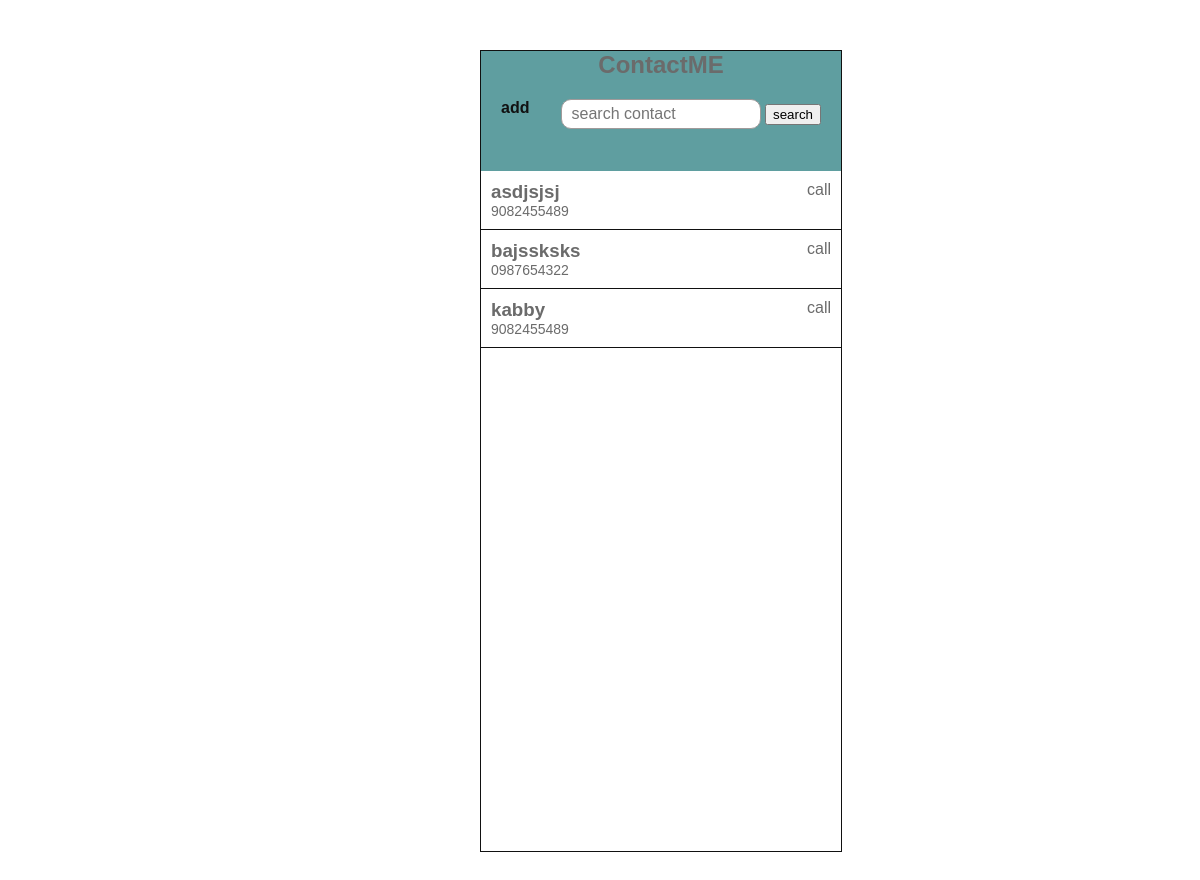
Before: / with the older database file.
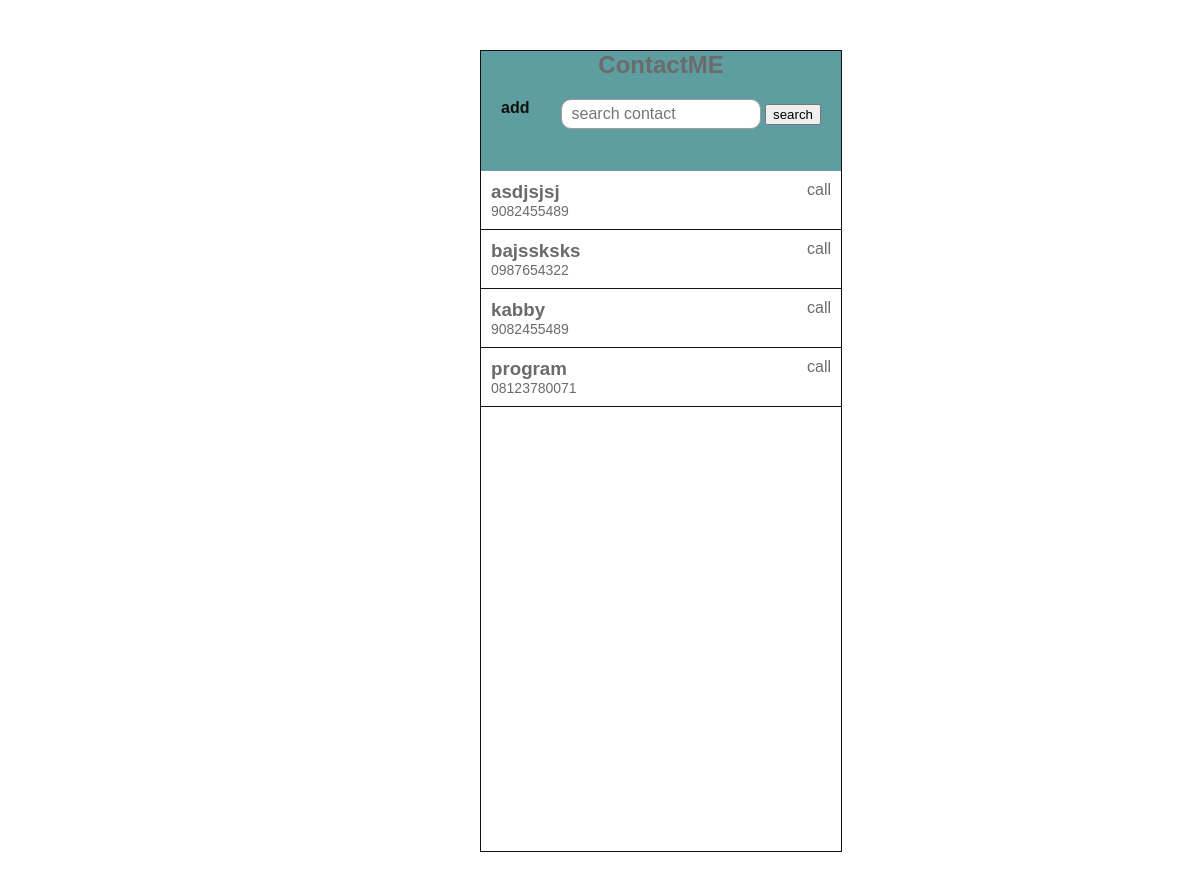
After: the same page with the newer database file.
### contacts/models.py (models this page shows, shortened)
class Contacts(models.Model):
    first_name = models.CharField(max_length=100)
    last_name = models.CharField(max_length=100 , blank=True,null=True)
    email = models.EmailField(null=True, blank=True)
    relationship = models.CharField(max_length=100, blank=True, null=True )
    number = models.CharField(max_length=20)
    created_at = models.DateTimeField(auto_now_add=True)
    address = models.TextField(blank=True,null=True)

### contacts/views.py (the view)
# urls.py: path('', views.index, name='index'),
def index(request):
    contacts = Contacts.objects.order_by('first_name')
    context = { 'contacts': contacts}
    return render(request, 'contacts/home.html', context)

### contacts/templates/contacts/home.html (shortened to what this page needs)
<!DOCTYPE html>
<html lang="en">
    <head>
        {% load static %}
        <link rel="stylesheet" href="{% static 'css/home.css' %}">
    </head>
    <body>
        <div class="main">
            <div class="head-main">
                <h2 class="title">ContactME</h2>
                <div class="header">
                    <a href="{% url 'add-contact' %}"><h4>add</h4></a>
                    <form action="{% url 'search-contact' %}" method="get">
                        <input name="search" type="text" placeholder="search contact">
                        <button type="submit">search</button>
                    </form>
                </div>
            </div>
            <div class="contact-list">
                {% for  contact in contacts %}
                <div class="contact-container">
                    <div class="contact-about">
                        <a href="{% url 'about-contact' contact.id  %}">
                            <h3>{{ contact.first_name}}</h3>
                            <p class="num">{{ contact.number}}</p>
                        </a>
                    </div>
                    <p class="call">call</p>
                </div>
                {%endfor%}
            </div>
        </div>
</body>
</html>

### contacts/static/css/home.css (style rules this page uses)
body { padding: 0; margin: 0; font-size: 16px; font-family: Verdana, Geneva, Tahoma, sans-serif; color: #6b6b6b; }
h1,h2,h3,h4,li,p { padding: 0; margin: 0; color: #6b6b6b; }
.title { text-align: center; }
a { text-decoration: none; color: #111; }
.main { width: 30%; margin: 50px 40%; height: 100vh; border: 1px solid #111; }
.head-main { height: 120px; box-sizing: border-box; position: sticky; top: 0; background-color: cadetblue; }
.header { display: flex; justify-content: space-between; padding: 20px; box-sizing: border-box; }
.header h4 { text-align: center; color: #111; }
.header input { width: 200px; height: 30px; border-radius: 10px; outline: none; padding: 10px; box-sizing: border-box; font-size: 16px; border: 1px solid #a09a9a; }
.contact-container { display: flex; justify-content: space-between; border-bottom: 1px solid #111; }
.contact-container .contact-about { padding: 10px; }
.contact-container .call { padding: 10px; text-align: center; }
.num { font-size: 14px; color: #6b6b6b; }

Changed rows visible on the page:
added Contacts: first_name "program", number "08123780071"
